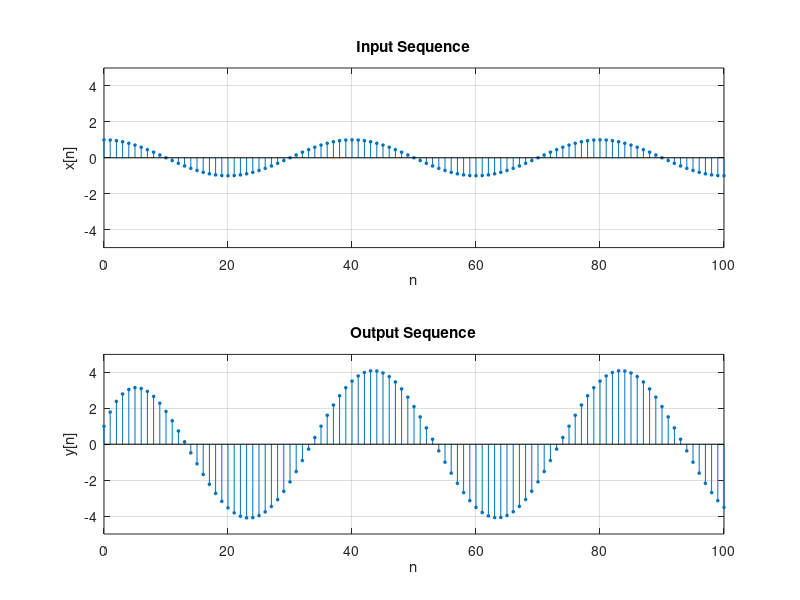

Recreate this plot in MATLAB.
% [Chp 3 Section 3.3 Page 77]
%
%  EXAMPLE 3.15
%  
%  An LTI system is specified by the difference equation
%           y[n] = 0.8y[n−1] + x[n]
%  a. Determine H(e^jω).
%  b. Calculate and plot the steady-state response yss[n] to
%           x[n] = cos(0.05πn)u[n]
%

% >>>>> solution <<<<<

% Rewrite the difference equation as,
%           y[n] − 0.8y[n − 1] = x[n]
% (a) 
%           H(e^jω) = 1 / (1 − 0.8e^−jω)
% (b) 
% In the steady state, the input is x(n) = cos(0.05πn) with 
% frequency ω0 = 0.05π and θ0 = 0◦. The response of the system is
%           H(e^j0.05π) = 1 / (1 − 0.8e^−j0.05π) = 4.0928e^−j0.5377
% Therefore,
%           yss(n) = 4.0928 cos(0.05πn − 0.5377) 
%                  = 4.0928 cos[0.05π(n − 3.42)]
% This means that at the output the sinusoid is scaled by 4.0928 
% and shifted by 3.42 sampling intervals. 
% This can be verified using MATLAB, as follows:

% input x[n]
n = 0:100;
x = cos(0.05*pi*n);

% compute yss[n] using filter() function
b = [1];
a = [1 -0.8];
y = filter(b, a, x);

% plot x[n] and y[n]
fig = figure;
% x[n]
subplot(2, 1, 1); 
stem(n, x, 'filled', 'MarkerSize', 2);
xlabel('n'); ylabel('x[n]'); grid;
xlim([min(n) max(n)]); ylim([-5 5]);
title('Input Sequence');
% y[n]
subplot(2, 1, 2); 
stem(n, y, 'filled', 'MarkerSize', 2);
xlabel('n'); ylabel('y[n]'); grid;
xlim([min(n) max(n)]); ylim([-5 5]);
title({'';'Output Sequence'});

% From the plots, we note that the amplitude of yss[n] is approximately 4. 
% To determine the shift in the output sinusoid, we can compare zero 
% crossings of the input and the output.

disp('Rough Comparison:');
disp(['Magnitude Change Factor = ', num2str(max(y)/max(x)), ' (about 4.0928)']);
disp(['Phase Change = ', 'about 3.42, verified by figure']);

